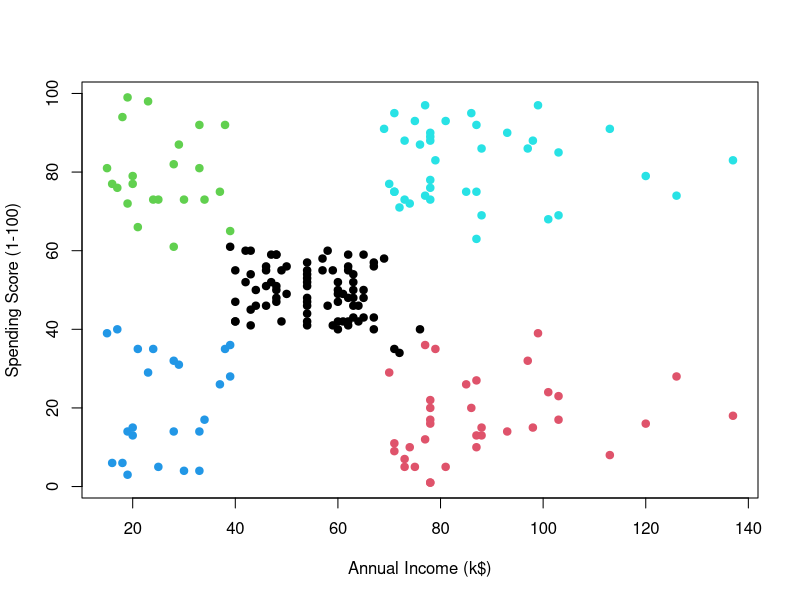
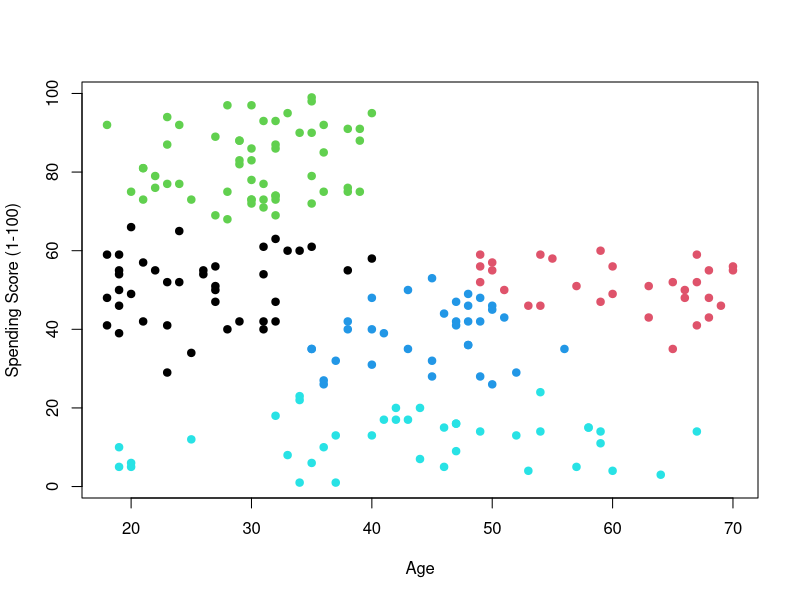
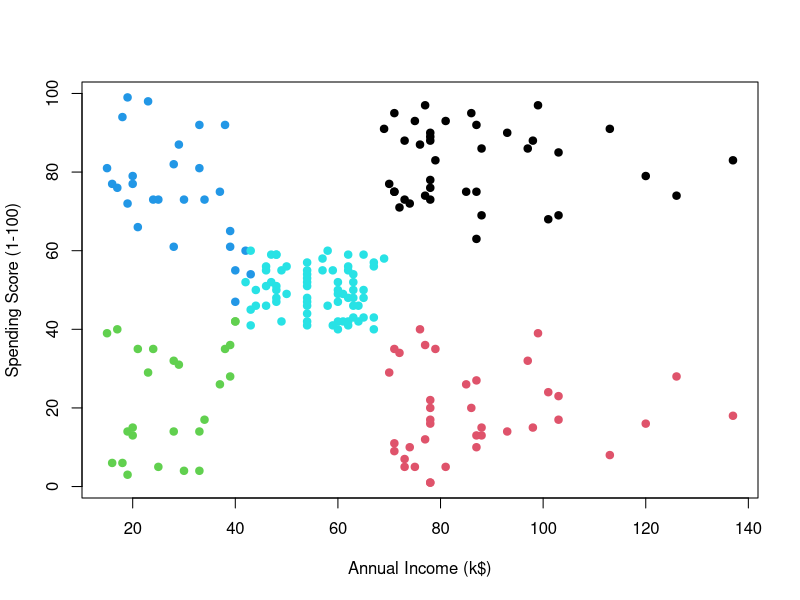
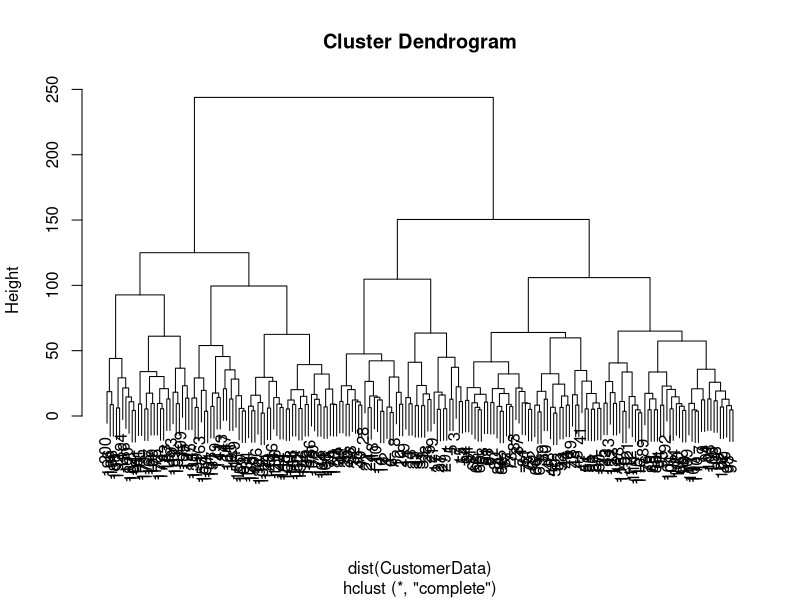
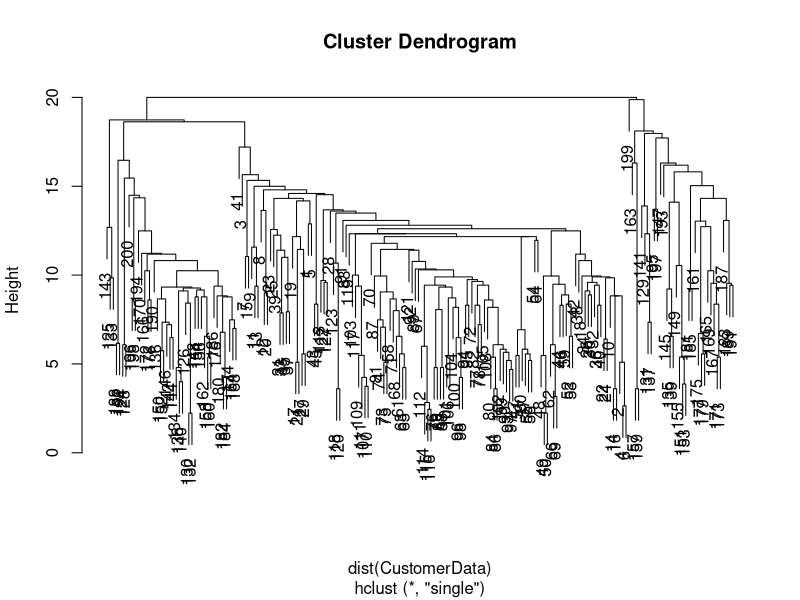
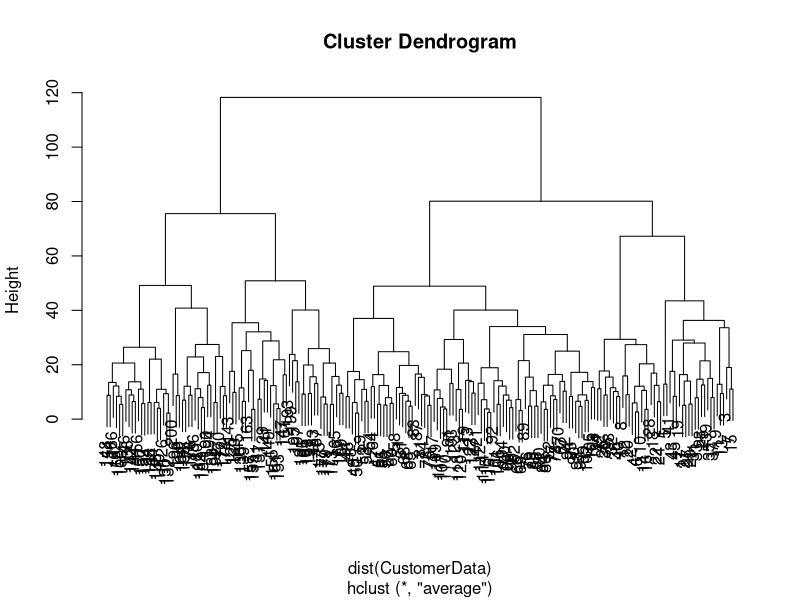

The R source for these figures, in order:
# R Code for Chapter 4 - Unsupervised Learning: k-means and Hierarchical Clustering 
#
# This code performs clustering using: k-Means and Hierarchical Clustering
#
# Dataset - Supermarket mall
#
# Data Attributes - CustomerID, Gender, Age, Annual Income(k$), Spending Score(1-100)
#
# --------------------  CLUSTERING USING SUPERMARKET MALL DATA -----------------

# Install packages
install.packages("readxl")    # data manipulation and visualization
install.packages("FNN")       # provides easy pipeline modeling functions
install.packages("broom")     # helps to tidy up model outputs

library("readxl")
library("FNN")
library("broom") 

## -----------------------------------------------------------------------------

# STEP 1: SET WORKING DIRECTORY AND LOAD SUPERMARKET DATA 

getwd()                    

# Go to Tab 'Session', and from the drop down list select 'Set Working Directory'

# Load the data file and look at the data summary 

CustomerData <- read_excel("MallCustomerData.xlsx")   # Load data

summary(CustomerData)                                 # Summary of the data

head(CustomerData)                                    # first few rows

names(CustomerData)                                   # get variable names 

attach(CustomerData)

# Alternate way to load data (using rds file): 
# CustomerData = readRDS("MallCustomerData.rds")

# Data attributes: (1) CustomerID, (2) Gender, (3) Age, (4) Annual Income(k$), (5) Spending Score(1-100)

## -----------------------------------------------------------------------------

# STEP 2: Cluster customers based on 2 attributes - INCOME AND SPENDING

CustomerIncomeSpending      = CustomerData[,4:5];
km1.out                     = kmeans(CustomerIncomeSpending, 5, nstart = 15) # say k = 5 clusters

print(km1.out)

plot(CustomerIncomeSpending, col = km1.out$cluster, pch=19)                  # plot clusters

## -----------------------------------------------------------------------------

# STEP 3: Cluster customers based on 2 attributes - AGE AND SPENDING
CustomerAgeSpending      = CustomerData[,c(3,5)];
km2.out                  = kmeans(CustomerAgeSpending, 5, nstart=15)         # say k = 5 clusters

print(km2.out)

plot(CustomerAgeSpending,col=km2.out$cluster, pch=19)                        # plot clusters

## -----------------------------------------------------------------------------

# STEP 4: Cluster customers based on ALL Attributes
km3.out                  = kmeans(CustomerData, 5, nstart=15)                # say k = 5 clusters

print(km3.out, data = CustomerData) 

plot(CustomerIncomeSpending,col=km3.out$cluster, pch=19)                     # plot clusters

## -----------------------------------------------------------------------------

# STEP 5: Perform Hierarchical Clustering using ALL Attributes

# Create a dendrogram using complete linkage 
hc.complete = hclust(dist(CustomerData),method="complete")
plot(hc.complete)

# Create a dendrogram using single linkage 
hc.single = hclust(dist(CustomerData),method="single")
plot(hc.single)

# Create a dendrogram using average linkage 
hc.average = hclust(dist(CustomerData),method="average")
plot(hc.average)

## -----------------------------------------------------------------------------
